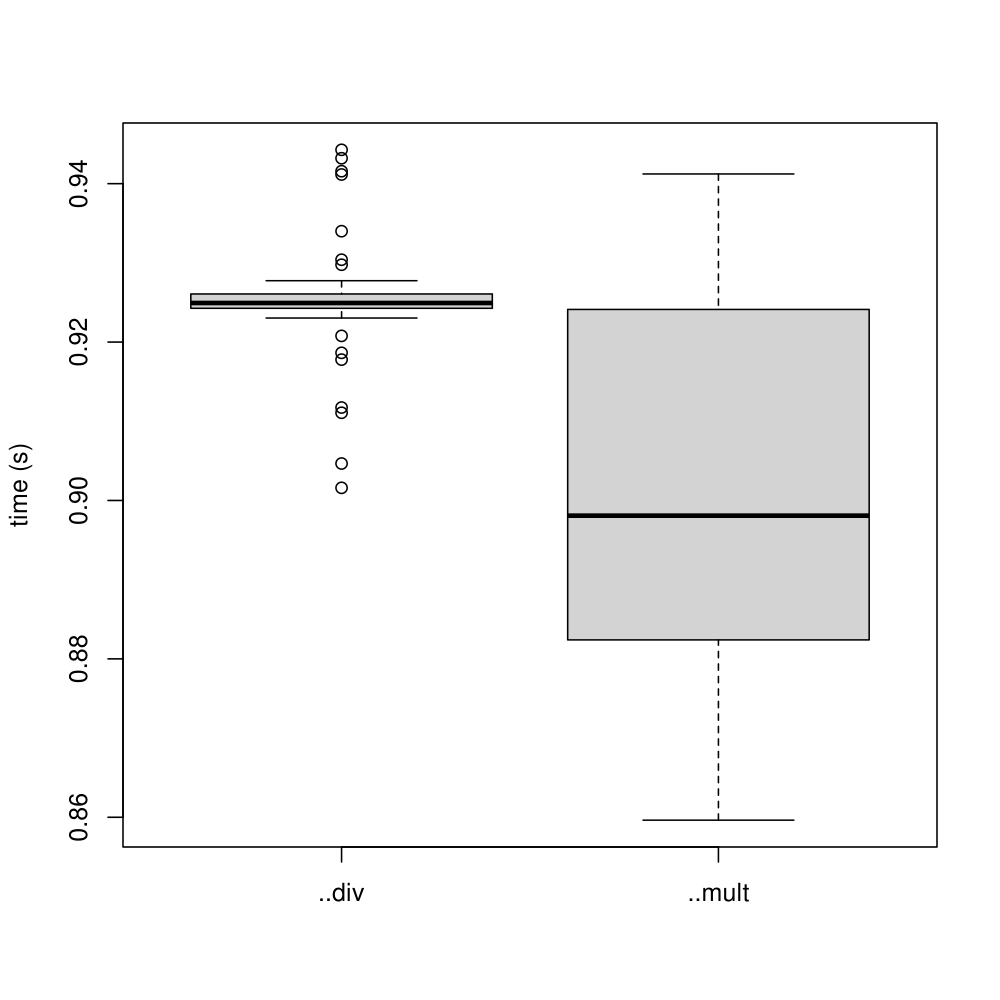

Write the R code that produced this figure.
df1 = read.csv("out.csv")
png("plot.png",width=1000,height=1000,res=150)
plot=boxplot(df1,ylab="time (s)")
